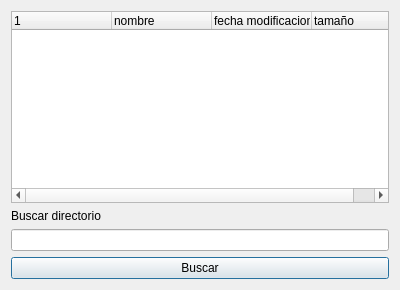
<?xml version="1.0" encoding="UTF-8"?>
<ui version="4.0">
 <class>Dialog</class>
 <widget class="QDialog" name="Dialog">
  <property name="geometry">
   <rect>
    <x>0</x>
    <y>0</y>
    <width>400</width>
    <height>290</height>
   </rect>
  </property>
  <property name="windowTitle">
   <string>Dialog</string>
  </property>
  <layout class="QGridLayout" name="gridLayout">
   <item row="2" column="0">
    <widget class="QLineEdit" name="ruta"/>
   </item>
   <item row="0" column="0">
    <widget class="QTreeWidget" name="directorio">
     <column>
      <property name="text">
       <string>1</string>
      </property>
     </column>
     <column>
      <property name="text">
       <string>nombre</string>
      </property>
     </column>
     <column>
      <property name="text">
       <string>fecha modificacion</string>
      </property>
     </column>
     <column>
      <property name="text">
       <string>tamaño</string>
      </property>
     </column>
    </widget>
   </item>
   <item row="1" column="0">
    <widget class="QLabel" name="label">
     <property name="text">
      <string>Buscar directorio</string>
     </property>
    </widget>
   </item>
   <item row="3" column="0">
    <widget class="QPushButton" name="boton">
     <property name="text">
      <string>Buscar</string>
     </property>
    </widget>
   </item>
  </layout>
 </widget>
 <resources/>
 <connections/>
</ui>
